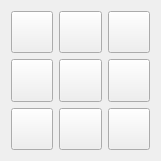
   <widget class="QWidget" name="gridLayoutWidget_6">
    <property name="geometry">
     <rect>
      <x>190</x>
      <y>190</y>
      <width>161</width>
      <height>161</height>
     </rect>
    </property>
    <property name="sizePolicy">
     <sizepolicy hsizetype="Ignored" vsizetype="Preferred">
      <horstretch>0</horstretch>
      <verstretch>0</verstretch>
     </sizepolicy>
    </property>
    <layout class="QGridLayout" name="gridLayout_22">
     <item row="2" column="0">
      <widget class="QPushButton" name="button_53">
       <property name="sizePolicy">
        <sizepolicy hsizetype="Ignored" vsizetype="Preferred">
         <horstretch>0</horstretch>
         <verstretch>0</verstretch>
        </sizepolicy>
       </property>
       <property name="text">
        <string/>
       </property>
      </widget>
     </item>
     <item row="0" column="2">
      <widget class="QPushButton" name="button_35">
       <property name="sizePolicy">
        <sizepolicy hsizetype="Ignored" vsizetype="Preferred">
         <horstretch>0</horstretch>
         <verstretch>0</verstretch>
        </sizepolicy>
       </property>
       <property name="text">
        <string/>
       </property>
      </widget>
     </item>
     <item row="2" column="2">
      <widget class="QPushButton" name="button_55">
       <property name="sizePolicy">
        <sizepolicy hsizetype="Ignored" vsizetype="Preferred">
         <horstretch>0</horstretch>
         <verstretch>0</verstretch>
        </sizepolicy>
       </property>
       <property name="text">
        <string/>
       </property>
      </widget>
     </item>
     <item row="1" column="0">
      <widget class="QPushButton" name="button_43">
       <property name="sizePolicy">
        <sizepolicy hsizetype="Ignored" vsizetype="Preferred">
         <horstretch>0</horstretch>
         <verstretch>0</verstretch>
        </sizepolicy>
       </property>
       <property name="text">
        <string/>
       </property>
      </widget>
     </item>
     <item row="2" column="1">
      <widget class="QPushButton" name="button_54">
       <property name="sizePolicy">
        <sizepolicy hsizetype="Ignored" vsizetype="Preferred">
         <horstretch>0</horstretch>
         <verstretch>0</verstretch>
        </sizepolicy>
       </property>
       <property name="text">
        <string/>
       </property>
      </widget>
     </item>
     <item row="1" column="1">
      <widget class="QPushButton" name="button_44">
       <property name="sizePolicy">
        <sizepolicy hsizetype="Ignored" vsizetype="Preferred">
         <horstretch>0</horstretch>
         <verstretch>0</verstretch>
        </sizepolicy>
       </property>
       <property name="text">
        <string/>
       </property>
      </widget>
     </item>
     <item row="0" column="1">
      <widget class="QPushButton" name="button_34">
       <property name="sizePolicy">
        <sizepolicy hsizetype="Ignored" vsizetype="Preferred">
         <horstretch>0</horstretch>
         <verstretch>0</verstretch>
        </sizepolicy>
       </property>
       <property name="text">
        <string/>
       </property>
      </widget>
     </item>
     <item row="0" column="0">
      <widget class="QPushButton" name="button_33">
       <property name="sizePolicy">
        <sizepolicy hsizetype="Ignored" vsizetype="Preferred">
         <horstretch>0</horstretch>
         <verstretch>0</verstretch>
        </sizepolicy>
       </property>
       <property name="text">
        <string/>
       </property>
      </widget>
     </item>
     <item row="1" column="2">
      <widget class="QPushButton" name="button_45">
       <property name="sizePolicy">
        <sizepolicy hsizetype="Ignored" vsizetype="Preferred">
         <horstretch>0</horstretch>
         <verstretch>0</verstretch>
        </sizepolicy>
       </property>
       <property name="text">
        <string/>
       </property>
      </widget>
     </item>
    </layout>
   </widget>
